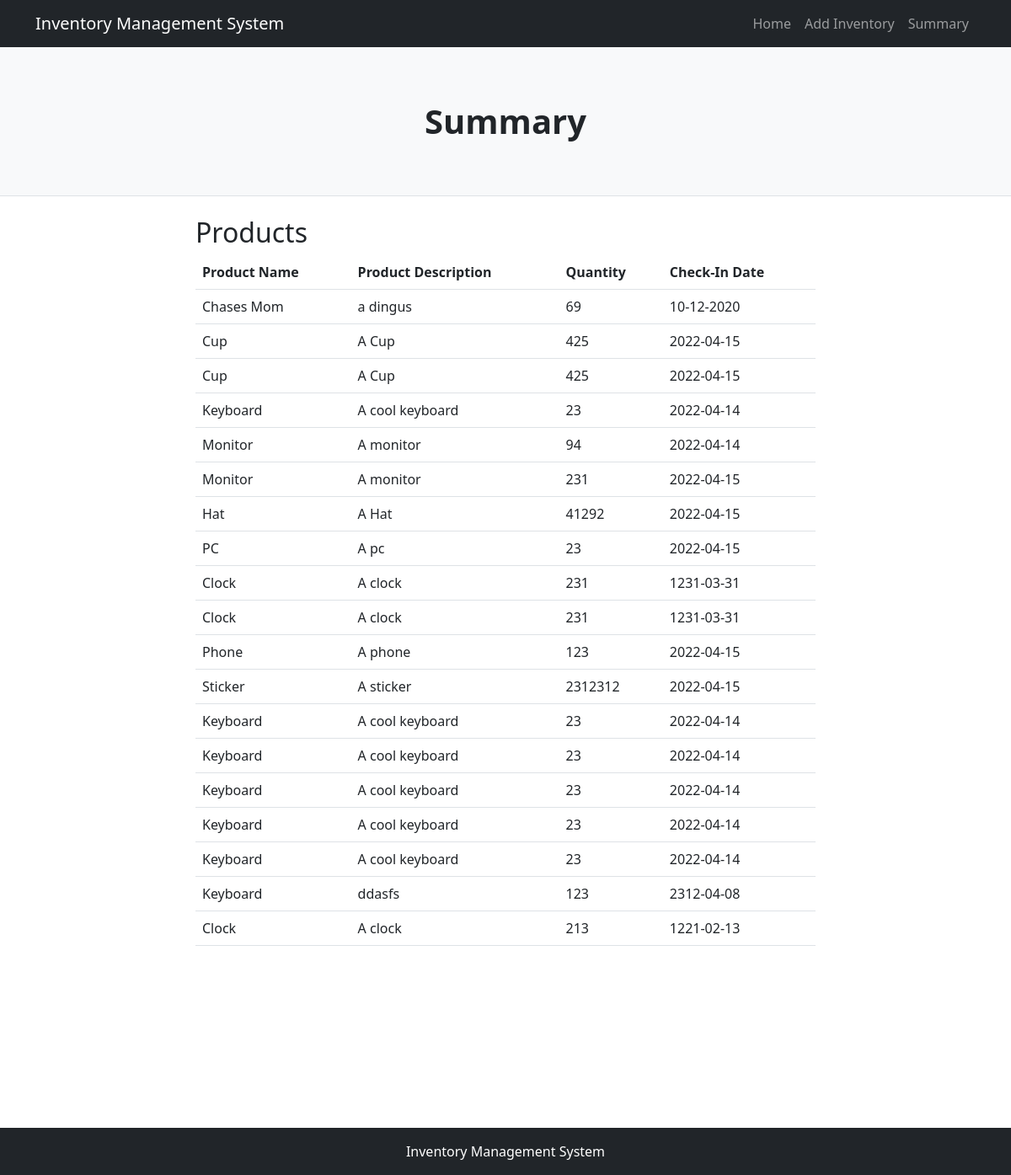
/summary/, run on an earlier commit of the app's database.
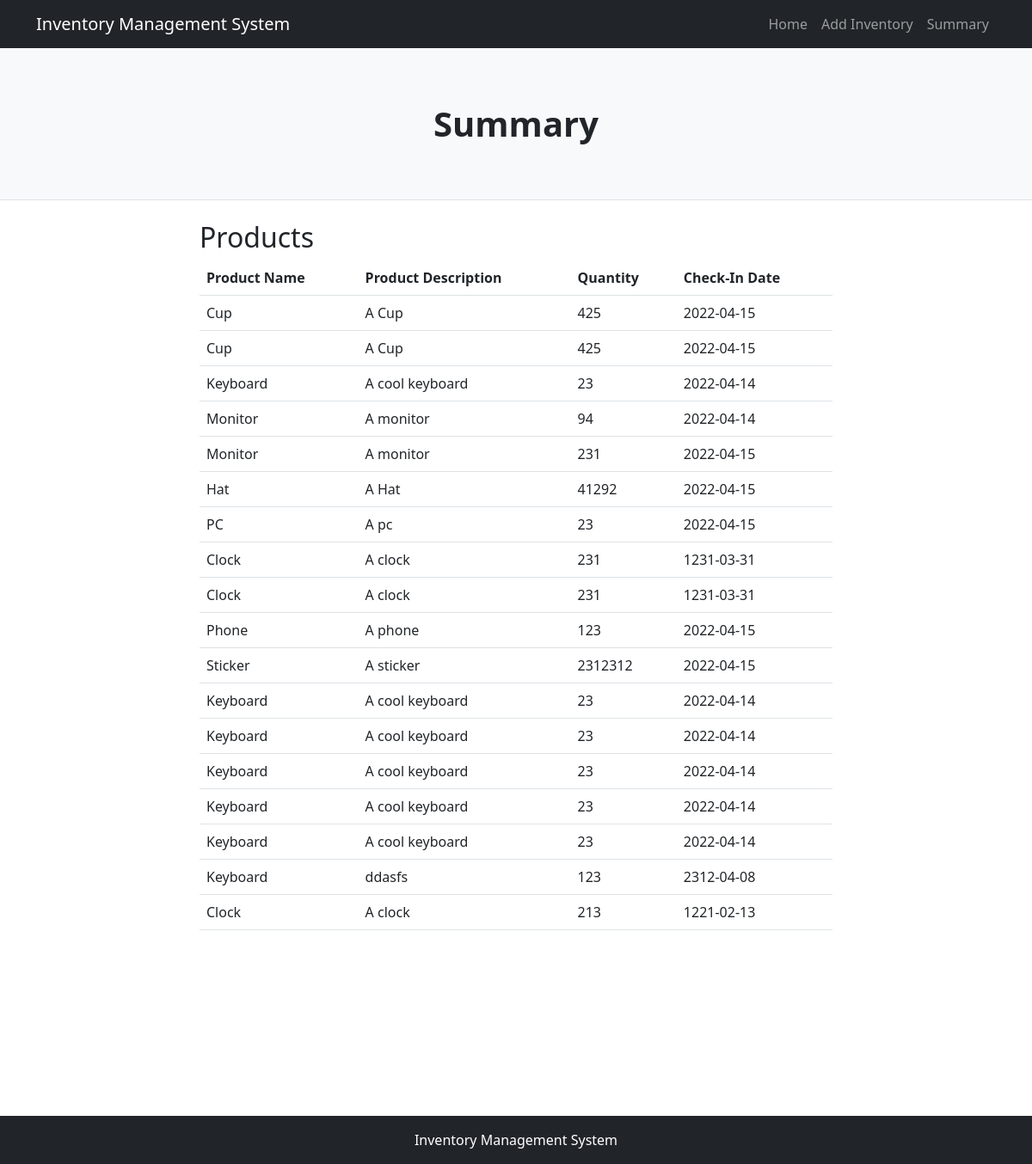
And on a later commit of the database.
### tables this page shows
CREATE TABLE products (name TEXT, description TEXT, quantity INTEGER, checkin TEXT);

### manage.py (the view)
@app.route('/summary/')
def summary():
    con = sql.connect("database.db")
    con.row_factory = sql.Row
    cur = con.cursor()
    cur.execute("SELECT * FROM products")
    rows = cur.fetchall()
    return render_template("summary.html", rows = rows)

### templates/summary.html (shortened to what this page needs)
<!DOCTYPE html>
<html lang="en">
<head>
    {% block styles %}
    <link rel="stylesheet"
        href="{{url_for('.static', filename='style.css')}}">
    {% endblock %}
</head>
<body>
    <nav class="navbar navbar-expand-lg navbar-dark bg-dark">
        <div class="container">
            <a class="navbar-brand" href="/">Inventory Management System</a>
            <div class="collapse navbar-collapse" id="navbarSupportedContent">
                <ul class="navbar-nav ms-auto mb-2 mb-lg-0">
                    <li class="nav-item"><a class="nav-link" href="/">Home</a></li>
                    <li class="nav-item"><a class="nav-link" href="/add">Add Inventory</a></li>
                    <li class="nav-item"><a class="nav-link" href="/summary">Summary</a></li>
                </ul>
            </div>
        </div>
    </nav>
    <header class="py-5 bg-light border-bottom mb-4">
        <div class="container">
            <div class="text-center my-5">
                <h1 class="fw-bolder">Summary</h1>
            </div>
        </div>
    </header>
    <div class="container">
        <div class="row">
            <div class="col-lg-8 table-div">
                <h2>Products</h2>
                <table class="table">
                    <tr>
                        <th>Product Name</th>
                        <th>Product Description</th>
                        <th>Quantity</th>
                        <th>Check-In Date</th>
                    </tr>
                    {% for row in rows %}
                    <tr>
                        <td>{{ row.name }}</td>
                        <td>{{ row.description }}</td>
                        <td>{{ row.quantity }}</td>
                        <td>{{ row.checkin }}</td>
                    </tr>
                {% endfor %}
                </table>
            </div>
        </div>
    </div>
    <footer class="py-5 bg-dark">
        <div class="container"><p class="m-0 text-center text-white">Inventory Management System</p></div>
    </footer>
</body>
</html>

What changed in the data, as far as the page shows it:
removed products: name "Chases Mom", description "a dingus", quantity "69", checkin "10-12-2020"
